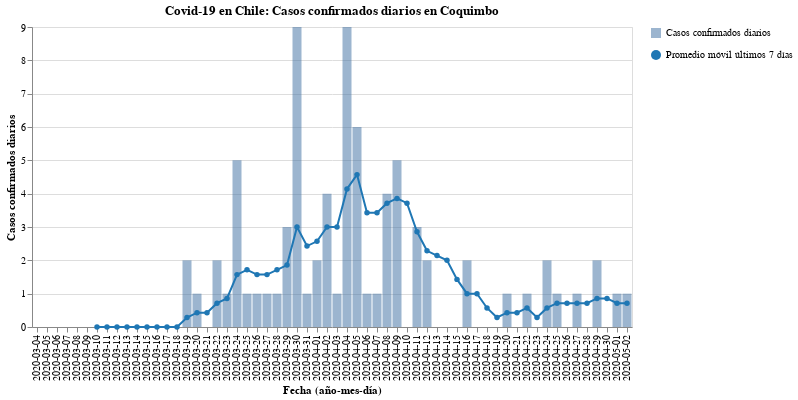

Source (notebook cell):
### Code cell
#hide_input
bars, line = my_cases_plot(region)
(bars + line).properties(
    title=f'Covid-19 en Chile: Casos confirmados diarios en {region}',
    width=600
)

### Figure 1 — Vega-Lite specification as saved in the notebook (floating-point values rounded to 4 significant figures)
{"config": {"view": {"continuousWidth": 400, "continuousHeight": 300}}, "layer": [{"mark": {"type": "bar", "opacity": 0.7}, "encoding": {"opacity": {"type": "nominal", "field": "Casos confirmados diarios", "legend": {"title": ""}}, "tooltip": [{"type": "nominal", "field": "Fecha"}, {"type": "quantitative", "field": "Casos confirmados"}], "x": {"type": "nominal", "axis": {"title": "Fecha (año-mes-día)"}, "field": "Fecha"}, "y": {"type": "quantitative", "axis": {"title": "Casos confirmados diarios"}, "field": "Casos confirmados"}}}, {"mark": {"type": "line", "color": "#1f77b4", "point": {"filled": true, "fill": "#1f77b4"}}, "encoding": {"shape": {"type": "nominal", "field": "Promedio móvil últimos 7 días", "legend": {"title": ""}}, "x": {"type": "nominal", "axis": {"title": "Fecha (año-mes-día)"}, "field": "Fecha"}, "y": {"type": "quantitative", "field": "Rolling"}}}], "data": {"name": "data-0e84ca79533abe8f6ce8ae3d80984668"}, "title": "Covid-19 en Chile: Casos confirmados diarios en Coquimbo", "width": 600, "$schema": "https://vega.github.io/schema/vega-lite/v4.8.1.json", "datasets": {"data-0e84ca79533abe8f6ce8ae3d80984668": [{"Fecha": "2020-03-04", "Casos confirmados": 0, "Rolling": null, "Casos confirmados diarios": "Casos confirmados diarios", "Promedio móvil últimos 7 días": "Promedio móvil últimos 7 días"}, {"Fecha": "2020-03-05", "Casos confirmados": 0, "Rolling": null, "Casos confirmados diarios": "Casos confirmados diarios", "Promedio móvil últimos 7 días": "Promedio móvil últimos 7 días"}, {"Fecha": "2020-03-06", "Casos confirmados": 0, "Rolling": null, "Casos confirmados diarios": "Casos confirmados diarios", "Promedio móvil últimos 7 días": "Promedio móvil últimos 7 días"}, {"Fecha": "2020-03-07", "Casos confirmados": 0, "Rolling": null, "Casos confirmados diarios": "Casos confirmados diarios", "Promedio móvil últimos 7 días": "Promedio móvil últimos 7 días"}, {"Fecha": "2020-03-08", "Casos confirmados": 0, "Rolling": null, "Casos confirmados diarios": "Casos confirmados diarios", "Promedio móvil últimos 7 días": "Promedio móvil últimos 7 días"}, {"Fecha": "2020-03-09", "Casos confirmados": 0, "Rolling": null, "Casos confirmados diarios": "Casos confirmados diarios", "Promedio móvil últimos 7 días": "Promedio móvil últimos 7 días"}, {"Fecha": "2020-03-10", "Casos confirmados": 0, "Rolling": 0.0, "Casos confirmados diarios": "Casos confirmados diarios", "Promedio móvil últimos 7 días": "Promedio móvil últimos 7 días"}, {"Fecha": "2020-03-11", "Casos confirmados": 0, "Rolling": 0.0, "Casos confirmados diarios": "Casos confirmados diarios", "Promedio móvil últimos 7 días": "Promedio móvil últimos 7 días"}, {"Fecha": "2020-03-12", "Casos confirmados": 0, "Rolling": 0.0, "Casos confirmados diarios": "Casos confirmados diarios", "Promedio móvil últimos 7 días": "Promedio móvil últimos 7 días"}, {"Fecha": "2020-03-13", "Casos confirmados": 0, "Rolling": 0.0, "Casos confirmados diarios": "Casos confirmados diarios", "Promedio móvil últimos 7 días": "Promedio móvil últimos 7 días"}, {"Fecha": "2020-03-14", "Casos confirmados": 0, "Rolling": 0.0, "Casos confirmados diarios": "Casos confirmados diarios", "Promedio móvil últimos 7 días": "Promedio móvil últimos 7 días"}, {"Fecha": "2020-03-15", "Casos confirmados": 0, "Rolling": 0.0, "Casos confirmados diarios": "Casos confirmados diarios", "Promedio móvil últimos 7 días": "Promedio móvil últimos 7 días"}, {"Fecha": "2020-03-16", "Casos confirmados": 0, "Rolling": 0.0, "Casos confirmados diarios": "Casos confirmados diarios", "Promedio móvil últimos 7 días": "Promedio móvil últimos 7 días"}, {"Fecha": "2020-03-17", "Casos confirmados": 0, "Rolling": 0.0, "Casos confirmados diarios": "Casos confirmados diarios", "Promedio móvil últimos 7 días": "Promedio móvil últimos 7 días"}, {"Fecha": "2020-03-18", "Casos confirmados": 0, "Rolling": 0.0, "Casos confirmados diarios": "Casos confirmados diarios", "Promedio móvil últimos 7 días": "Promedio móvil últimos 7 días"}, {"Fecha": "2020-03-19", "Casos confirmados": 2, "Rolling": 0.2857, "Casos confirmados diarios": "Casos confirmados diarios", "Promedio móvil últimos 7 días": "Promedio móvil últimos 7 días"}, {"Fecha": "2020-03-20", "Casos confirmados": 1, "Rolling": 0.4286, "Casos confirmados diarios": "Casos confirmados diarios", "Promedio móvil últimos 7 días": "Promedio móvil últimos 7 días"}, {"Fecha": "2020-03-21", "Casos confirmados": 0, "Rolling": 0.4286, "Casos confirmados diarios": "Casos confirmados diarios", "Promedio móvil últimos 7 días": "Promedio móvil últimos 7 días"}, {"Fecha": "2020-03-22", "Casos confirmados": 2, "Rolling": 0.7143, "Casos confirmados diarios": "Casos confirmados diarios", "Promedio móvil últimos 7 días": "Promedio móvil últimos 7 días"}, {"Fecha": "2020-03-23", "Casos confirmados": 1, "Rolling": 0.8571, "Casos confirmados diarios": "Casos confirmados diarios", "Promedio móvil últimos 7 días": "Promedio móvil últimos 7 días"}, {"Fecha": "2020-03-24", "Casos confirmados": 5, "Rolling": 1.571, "Casos confirmados diarios": "Casos confirmados diarios", "Promedio móvil últimos 7 días": "Promedio móvil últimos 7 días"}, {"Fecha": "2020-03-25", "Casos confirmados": 1, "Rolling": 1.714, "Casos confirmados diarios": "Casos confirmados diarios", "Promedio móvil últimos 7 días": "Promedio móvil últimos 7 días"}, {"Fecha": "2020-03-26", "Casos confirmados": 1, "Rolling": 1.571, "Casos confirmados diarios": "Casos confirmados diarios", "Promedio móvil últimos 7 días": "Promedio móvil últimos 7 días"}, {"Fecha": "2020-03-27", "Casos confirmados": 1, "Rolling": 1.571, "Casos confirmados diarios": "Casos confirmados diarios", "Promedio móvil últimos 7 días": "Promedio móvil últimos 7 días"}, {"Fecha": "2020-03-28", "Casos confirmados": 1, "Rolling": 1.714, "Casos confirmados diarios": "Casos confirmados diarios", "Promedio móvil últimos 7 días": "Promedio móvil últimos 7 días"}, {"Fecha": "2020-03-29", "Casos confirmados": 3, "Rolling": 1.857, "Casos confirmados diarios": "Casos confirmados diarios", "Promedio móvil últimos 7 días": "Promedio móvil últimos 7 días"}, {"Fecha": "2020-03-30", "Casos confirmados": 9, "Rolling": 3.0, "Casos confirmados diarios": "Casos confirmados diarios", "Promedio móvil últimos 7 días": "Promedio móvil últimos 7 días"}, {"Fecha": "2020-03-31", "Casos confirmados": 1, "Rolling": 2.429, "Casos confirmados diarios": "Casos confirmados diarios", "Promedio móvil últimos 7 días": "Promedio móvil últimos 7 días"}, {"Fecha": "2020-04-01", "Casos confirmados": 2, "Rolling": 2.571, "Casos confirmados diarios": "Casos confirmados diarios", "Promedio móvil últimos 7 días": "Promedio móvil últimos 7 días"}, {"Fecha": "2020-04-02", "Casos confirmados": 4, "Rolling": 3.0, "Casos confirmados diarios": "Casos confirmados diarios", "Promedio móvil últimos 7 días": "Promedio móvil últimos 7 días"}, {"Fecha": "2020-04-03", "Casos confirmados": 1, "Rolling": 3.0, "Casos confirmados diarios": "Casos confirmados diarios", "Promedio móvil últimos 7 días": "Promedio móvil últimos 7 días"}, {"Fecha": "2020-04-04", "Casos confirmados": 9, "Rolling": 4.143, "Casos confirmados diarios": "Casos confirmados diarios", "Promedio móvil últimos 7 días": "Promedio móvil últimos 7 días"}, {"Fecha": "2020-04-05", "Casos confirmados": 6, "Rolling": 4.571, "Casos confirmados diarios": "Casos confirmados diarios", "Promedio móvil últimos 7 días": "Promedio móvil últimos 7 días"}, {"Fecha": "2020-04-06", "Casos confirmados": 1, "Rolling": 3.429, "Casos confirmados diarios": "Casos confirmados diarios", "Promedio móvil últimos 7 días": "Promedio móvil últimos 7 días"}, {"Fecha": "2020-04-07", "Casos confirmados": 1, "Rolling": 3.429, "Casos confirmados diarios": "Casos confirmados diarios", "Promedio móvil últimos 7 días": "Promedio móvil últimos 7 días"}, {"Fecha": "2020-04-08", "Casos confirmados": 4, "Rolling": 3.714, "Casos confirmados diarios": "Casos confirmados diarios", "Promedio móvil últimos 7 días": "Promedio móvil últimos 7 días"}, {"Fecha": "2020-04-09", "Casos confirmados": 5, "Rolling": 3.857, "Casos confirmados diarios": "Casos confirmados diarios", "Promedio móvil últimos 7 días": "Promedio móvil últimos 7 días"}, {"Fecha": "2020-04-10", "Casos confirmados": 0, "Rolling": 3.714, "Casos confirmados diarios": "Casos confirmados diarios", "Promedio móvil últimos 7 días": "Promedio móvil últimos 7 días"}, {"Fecha": "2020-04-11", "Casos confirmados": 3, "Rolling": 2.857, "Casos confirmados diarios": "Casos confirmados diarios", "Promedio móvil últimos 7 días": "Promedio móvil últimos 7 días"}, {"Fecha": "2020-04-12", "Casos confirmados": 2, "Rolling": 2.286, "Casos confirmados diarios": "Casos confirmados diarios", "Promedio móvil últimos 7 días": "Promedio móvil últimos 7 días"}, {"Fecha": "2020-04-13", "Casos confirmados": 0, "Rolling": 2.143, "Casos confirmados diarios": "Casos confirmados diarios", "Promedio móvil últimos 7 días": "Promedio móvil últimos 7 días"}, {"Fecha": "2020-04-14", "Casos confirmados": 0, "Rolling": 2.0, "Casos confirmados diarios": "Casos confirmados diarios", "Promedio móvil últimos 7 días": "Promedio móvil últimos 7 días"}, {"Fecha": "2020-04-15", "Casos confirmados": 0, "Rolling": 1.429, "Casos confirmados diarios": "Casos confirmados diarios", "Promedio móvil últimos 7 días": "Promedio móvil últimos 7 días"}, {"Fecha": "2020-04-16", "Casos confirmados": 2, "Rolling": 1.0, "Casos confirmados diarios": "Casos confirmados diarios", "Promedio móvil últimos 7 días": "Promedio móvil últimos 7 días"}, {"Fecha": "2020-04-17", "Casos confirmados": 0, "Rolling": 1.0, "Casos confirmados diarios": "Casos confirmados diarios", "Promedio móvil últimos 7 días": "Promedio móvil últimos 7 días"}, {"Fecha": "2020-04-18", "Casos confirmados": 0, "Rolling": 0.5714, "Casos confirmados diarios": "Casos confirmados diarios", "Promedio móvil últimos 7 días": "Promedio móvil últimos 7 días"}, {"Fecha": "2020-04-19", "Casos confirmados": 0, "Rolling": 0.2857, "Casos confirmados diarios": "Casos confirmados diarios", "Promedio móvil últimos 7 días": "Promedio móvil últimos 7 días"}, {"Fecha": "2020-04-20", "Casos confirmados": 1, "Rolling": 0.4286, "Casos confirmados diarios": "Casos confirmados diarios", "Promedio móvil últimos 7 días": "Promedio móvil últimos 7 días"}, {"Fecha": "2020-04-21", "Casos confirmados": 0, "Rolling": 0.4286, "Casos confirmados diarios": "Casos confirmados diarios", "Promedio móvil últimos 7 días": "Promedio móvil últimos 7 días"}, {"Fecha": "2020-04-22", "Casos confirmados": 1, "Rolling": 0.5714, "Casos confirmados diarios": "Casos confirmados diarios", "Promedio móvil últimos 7 días": "Promedio móvil últimos 7 días"}, {"Fecha": "2020-04-23", "Casos confirmados": 0, "Rolling": 0.2857, "Casos confirmados diarios": "Casos confirmados diarios", "Promedio móvil últimos 7 días": "Promedio móvil últimos 7 días"}, {"Fecha": "2020-04-24", "Casos confirmados": 2, "Rolling": 0.5714, "Casos confirmados diarios": "Casos confirmados diarios", "Promedio móvil últimos 7 días": "Promedio móvil últimos 7 días"}, {"Fecha": "2020-04-25", "Casos confirmados": 1, "Rolling": 0.7143, "Casos confirmados diarios": "Casos confirmados diarios", "Promedio móvil últimos 7 días": "Promedio móvil últimos 7 días"}, {"Fecha": "2020-04-26", "Casos confirmados": 0, "Rolling": 0.7143, "Casos confirmados diarios": "Casos confirmados diarios", "Promedio móvil últimos 7 días": "Promedio móvil últimos 7 días"}, {"Fecha": "2020-04-27", "Casos confirmados": 1, "Rolling": 0.7143, "Casos confirmados diarios": "Casos confirmados diarios", "Promedio móvil últimos 7 días": "Promedio móvil últimos 7 días"}, {"Fecha": "2020-04-28", "Casos confirmados": 0, "Rolling": 0.7143, "Casos confirmados diarios": "Casos confirmados diarios", "Promedio móvil últimos 7 días": "Promedio móvil últimos 7 días"}, {"Fecha": "2020-04-29", "Casos confirmados": 2, "Rolling": 0.8571, "Casos confirmados diarios": "Casos confirmados diarios", "Promedio móvil últimos 7 días": "Promedio móvil últimos 7 días"}, {"Fecha": "2020-04-30", "Casos confirmados": 0, "Rolling": 0.8571, "Casos confirmados diarios": "Casos confirmados diarios", "Promedio móvil últimos 7 días": "Promedio móvil últimos 7 días"}, {"Fecha": "2020-05-01", "Casos confirmados": 1, "Rolling": 0.7143, "Casos confirmados diarios": "Casos confirmados diarios", "Promedio móvil últimos 7 días": "Promedio móvil últimos 7 días"}, {"Fecha": "2020-05-02", "Casos confirmados": 1, "Rolling": 0.7143, "Casos confirmados diarios": "Casos confirmados diarios", "Promedio móvil últimos 7 días": "Promedio móvil últimos 7 días"}]}}
